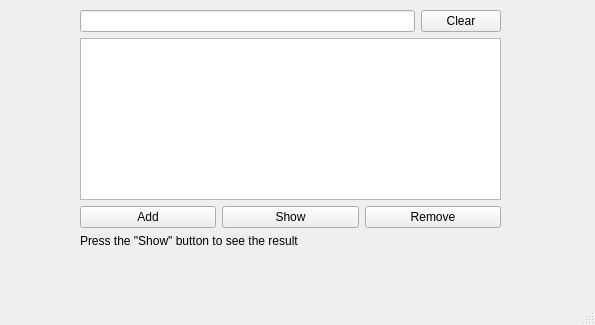
<?xml version="1.0" encoding="UTF-8"?>
<ui version="4.0">
 <class>showLabel</class>
 <widget class="QMainWindow" name="showLabel">
  <property name="geometry">
   <rect>
    <x>0</x>
    <y>0</y>
    <width>595</width>
    <height>325</height>
   </rect>
  </property>
  <property name="windowTitle">
   <string>MainWindow</string>
  </property>
  <widget class="QWidget" name="centralwidget">
   <widget class="QWidget" name="verticalLayoutWidget">
    <property name="geometry">
     <rect>
      <x>80</x>
      <y>10</y>
      <width>421</width>
      <height>238</height>
     </rect>
    </property>
    <layout class="QVBoxLayout" name="verticalLayout">
     <item>
      <layout class="QHBoxLayout" name="horizontalLayout">
       <item>
        <widget class="QLineEdit" name="mainInput"/>
       </item>
       <item>
        <widget class="QPushButton" name="clearButton">
         <property name="text">
          <string>Clear</string>
         </property>
        </widget>
       </item>
      </layout>
     </item>
     <item>
      <widget class="QListView" name="listView"/>
     </item>
     <item>
      <layout class="QHBoxLayout" name="horizontalLayout_3">
       <item>
        <widget class="QPushButton" name="addListButton">
         <property name="text">
          <string>Add</string>
         </property>
        </widget>
       </item>
       <item>
        <widget class="QPushButton" name="showListButton">
         <property name="text">
          <string>Show</string>
         </property>
        </widget>
       </item>
       <item>
        <widget class="QPushButton" name="removeListButton">
         <property name="text">
          <string>Remove</string>
         </property>
        </widget>
       </item>
      </layout>
     </item>
     <item>
      <widget class="QLabel" name="resultLabel">
       <property name="text">
        <string>Press the &quot;Show&quot; button to see the result</string>
       </property>
      </widget>
     </item>
    </layout>
   </widget>
  </widget>
  <widget class="QMenuBar" name="menubar">
   <property name="geometry">
    <rect>
     <x>0</x>
     <y>0</y>
     <width>595</width>
     <height>22</height>
    </rect>
   </property>
  </widget>
  <widget class="QStatusBar" name="statusbar"/>
 </widget>
 <resources/>
 <connections/>
</ui>
